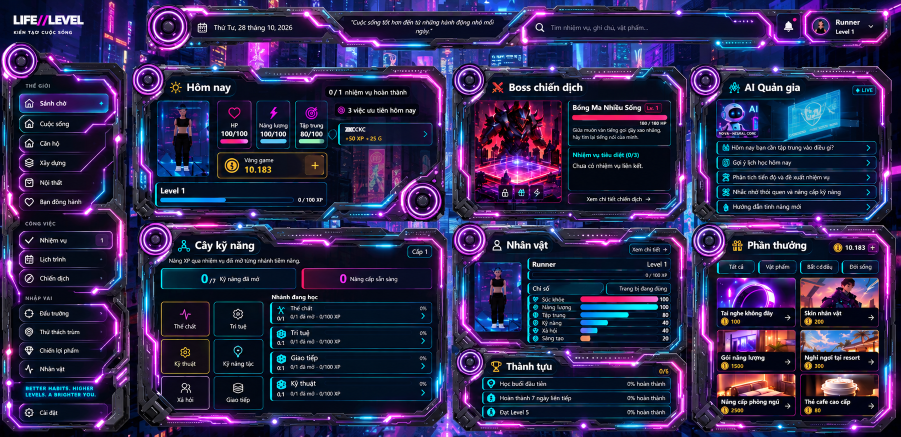
#> input picture lifelevel_1to1_kit/reference.png, 1801 x 873 px (shown at 1/2 size)
$ python extract_reference_frames.py
#> lines starting #> are read from the running program, lines starting #| are printed output that depends on the picture
#!/usr/bin/env python3
"""Extract non-interactive frame artwork from USER-SUPPLIED reference screenshot.

IMPORTANT: The image has no true transparency. This extraction deliberately takes
only the frame-adjacent bands and mechanical corner reactors; it is NOT a perfect
alpha decomposition of unseen layers.
"""
from pathlib import Path
from PIL import Image, ImageDraw, ImageFilter
import json, math

ROOT = Path(__file__).resolve().parent
SOURCE = ROOT / 'reference.png'
OUT = ROOT / 'assets'
OUT.mkdir(exist_ok=True)
im = Image.open(SOURCE).convert('RGBA')
#> im is the input picture: PIL image 1801x873 RGBA; mean R, G, B, A 45.9, 38.8, 78.1, 255

# Exact screenshot-space ROIs, manually grounded in the user-supplied 1801x873 reference.
# Coordinates [left, top, right, bottom]. `ring` is distance of retained trim bands.
FRAMES = {
 'header': {'box': [286, 6, 1780, 105], 'ring': [23, 22, 23, 24], 'reactors': [[49, 49, 48]], 'band_kind': 'header'},
 'sidebar': {'box': [0, 81, 264, 864], 'ring': [48, 24, 34, 24], 'reactors': [[40, 43, 39]], 'band_kind': 'sidebar'},
 'today': {'box': [256, 122, 888, 443], 'ring': [37, 38, 34, 34], 'reactors': [[39, 38, 39], [581, 272, 48]], 'band_kind': 'main'},
 'boss': {'box': [894, 122, 1365, 443], 'ring': [36, 33, 37, 31], 'reactors': [[36, 39, 39]], 'band_kind': 'main'},
 'ai': {'box': [1358, 122, 1782, 446], 'ring': [37, 31, 34, 30], 'reactors': [[46, 38, 38]], 'band_kind': 'main'},
 'skills': {'box': [260, 437, 898, 865], 'ring': [39, 40, 34, 32], 'reactors': [[47, 39, 41]], 'band_kind': 'main'},
 'character': {'box': [892, 436, 1367, 712], 'ring': [41, 34, 35, 30], 'reactors': [[39, 40, 39]], 'band_kind': 'main'},
 'achievements': {'box': [892, 681, 1367, 863], 'ring': [36, 35, 32, 30], 'reactors': [[39, 29, 30]], 'band_kind': 'main'},
 'rewards': {'box': [1361, 435, 1782, 863], 'ring': [40, 35, 33, 32], 'reactors': [[43, 42, 40]], 'band_kind': 'main'},
}

for key, spec in FRAMES.items():
 l,t,r,b=spec['box']; w,h=r-l,b-t
 crop=im.crop((l,t,r,b))
 # Hand-specified frame bands, purposely transparent in middle to expose live DOM.
 mask=Image.new('L',(w,h),0)
 d=ImageDraw.Draw(mask)
 tb,lb,bb,rb=spec['ring']
 if key=='header':
  # The header is a connected, highly irregular chrome/neon ribbon.
  d.rectangle((0,0,w-1,tb),fill=255)
  d.rectangle((0,h-bb,w-1,h-1),fill=255)
  d.rectangle((0,0,34,h-1),fill=255)
  d.rectangle((w-rb,0,w-1,h-1),fill=255)
 elif key=='sidebar':
  d.rectangle((0,39,w-1,70),fill=255)
  d.rectangle((0,0,lb,h-1),fill=255)
  d.rectangle((w-rb,0,w-1,h-1),fill=255)
  d.rectangle((0,h-bb,w-1,h-1),fill=255)
 else:
  d.rectangle((0,10,w-1,tb),fill=255)
  d.rectangle((0,h-bb,w-1,h-1),fill=255)
  d.rectangle((0,0,lb,h-1),fill=255)
  d.rectangle((w-rb,0,w-1,h-1),fill=255)
  # Metallic edge-caps extend farther into corners in the reference.
  d.polygon([(0,0),(85,0),(52,55),(0,62)],fill=255)
  d.polygon([(w-84,0),(w,0),(w,65),(w-46,48)],fill=255)
  d.polygon([(0,h),(74,h),(44,h-57),(0,h-35)],fill=255)
  d.polygon([(w-80,h),(w,h),(w,h-60),(w-51,h-49)],fill=255)
 for cx,cy,rad in spec['reactors']:
  d.ellipse((cx-rad,cy-rad,cx+rad,cy+rad),fill=255)
 # Minor feather only at alpha boundaries prevents hard rectangular clipping artifacts.
 # Composite base alpha at 91% near rim. This ensures city bleed is not fully opaque.
 mask=mask.filter(ImageFilter.GaussianBlur(1.25))
 crop.putalpha(mask)
 crop.save(OUT/f'{key}.png', optimize=True)
 spec['size']=[w,h]
#> this loop made 9 passes
#> pass 1, `crop=im.crop((l,t,r,b))`:
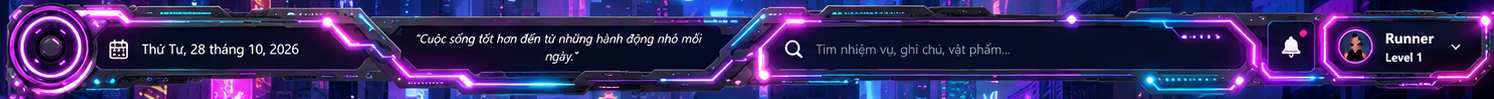
#> crop: PIL image 1494x99 RGBA; mean R, G, B, A 53.9, 41.1, 97.4, 255
#> pass 1, `mask=mask.filter(ImageFilter.GaussianBlur(1.25))`:
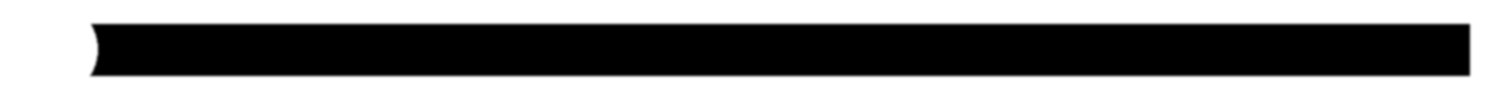
#> mask: PIL image 1494x99 L; min 0, max 255, mean 131.8
#> pass 1, `crop.save(OUT/f'{key}.png', optimize=True)`:
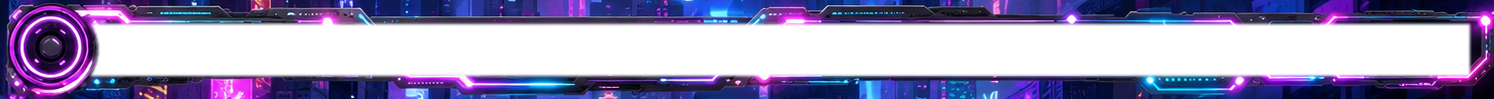
#> saved as header.png: PIL image 1494x99 RGBA; mean R, G, B, A 53.9, 41.1, 97.4, 131.8; transparent parts drawn white
#> after the loop:
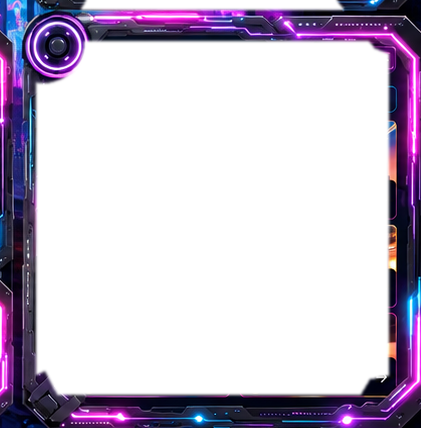
#> crop: PIL image 421x428 RGBA; mean R, G, B, A 73.9, 48.7, 85.9, 78.2; transparent parts drawn white
#> after the loop:
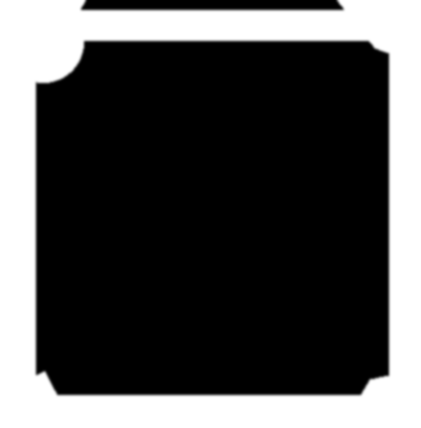
#> mask: PIL image 421x428 L; min 0, max 255, mean 78.2

(ROOT/'frame-coordinates.json').write_text(json.dumps({'referenceSize':[im.width,im.height],'frames':FRAMES},indent=2,ensure_ascii=False),encoding='utf8')
print('Extracted',len(FRAMES),'visual frame overlays from',SOURCE.name)
